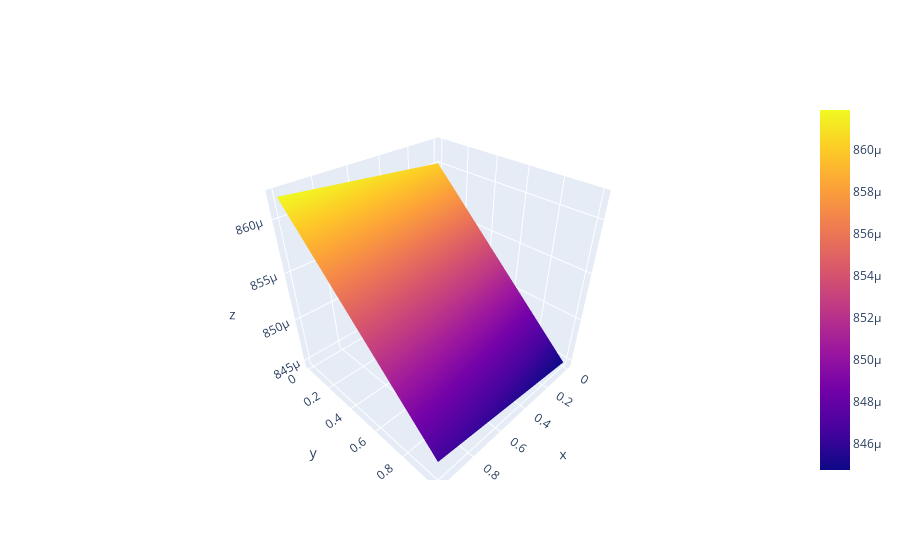

Notebook code for this chart:
### Code cell
from src.models import linear

out = linear.predict(params, grid)
z = out.reshape(k,k)

import plotly.graph_objects as go
fig = go.Figure(data=go.Surface(x=x, y=y, z=z))
fig.show()
